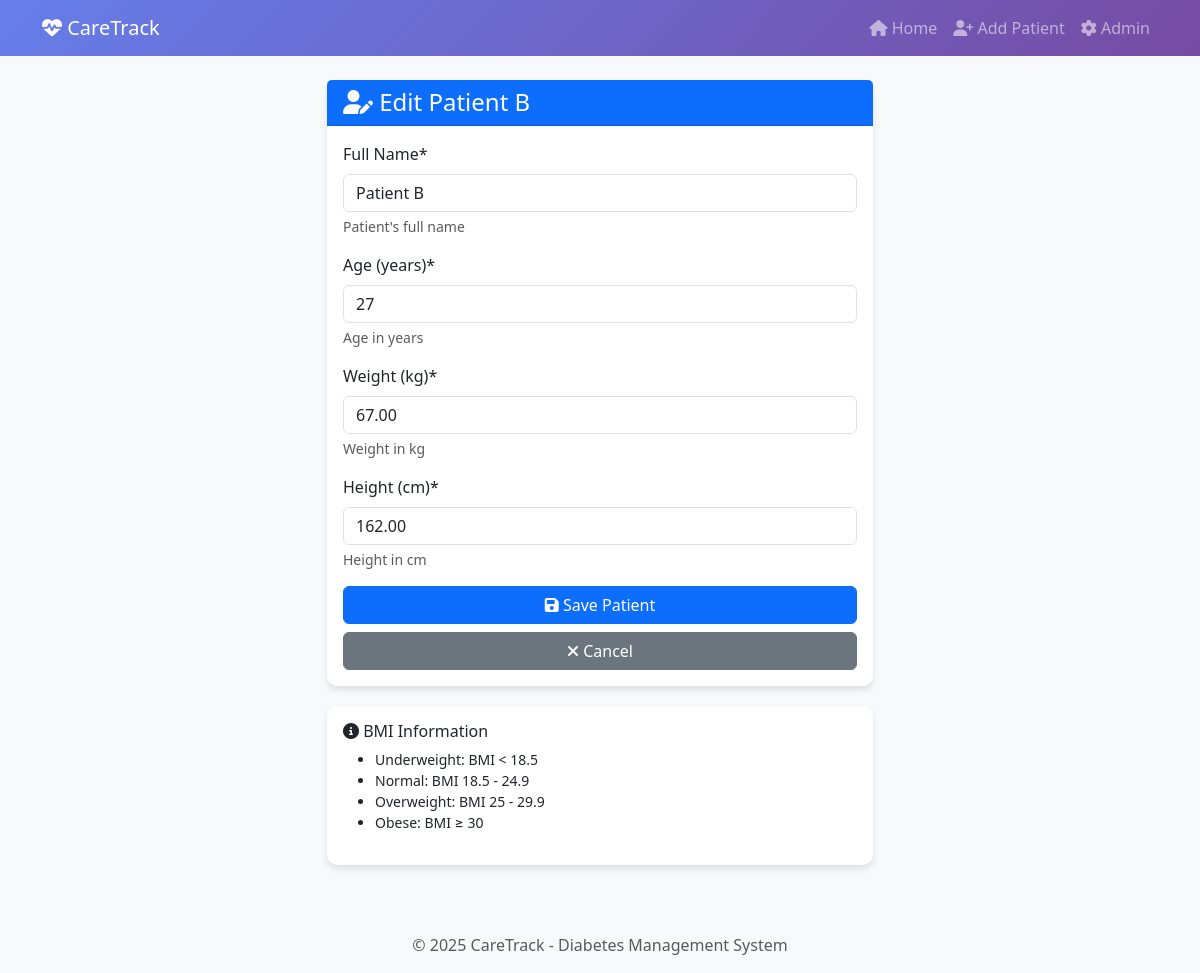
/patient/2/edit/, run on the app's committed database.
### app/models.py (models this page shows, shortened)
class Patient(models.Model):
    name = models.CharField(max_length=100, help_text="Patient's full name")
    age = models.PositiveIntegerField(
        validators=[MinValueValidator(1), MaxValueValidator(120)],
        help_text="Age in years"
    )
    weight = models.DecimalField(
        max_digits=5,      # Total digits (e.g., 150.5 = 4 digits)
        decimal_places=2,  # Digits after decimal
        help_text="Weight in kg"
    )
    height = models.DecimalField(
        max_digits=5,
        decimal_places=2,
        help_text="Height in cm"
    )
    bmi = models.DecimalField(
        max_digits=4,
        decimal_places=2,
        blank=True,  # Can be empty initially
        null=True,   # Can be NULL in database
        help_text="Body Mass Index (calculated automatically)"
    )
    created_at = models.DateTimeField(auto_now_add=True)  # Set once when created
    updated_at = models.DateTimeField(auto_now=True)      # Updates every time we save
    def save(self, *args, **kwargs):
        """Override save to calculate BMI before saving"""
        self.calculate_bmi()
        super().save(*args, **kwargs)
    class Meta:
        ordering = ['-created_at']  # Newest first

### app/views.py (the view)
# urls.py: path('patient/<int:pk>/edit/', views.edit_patient, name='edit_patient'),
def edit_patient(request, pk):
    patient = get_object_or_404(Patient, pk=pk)
    if request.method == 'POST':
        form = PatientForm(request.POST, instance=patient)
        if form.is_valid():
            form.save()
            messages.success(request, f'Patient {patient.name} updated successfully!')
            return redirect('app:patient_detail', pk=patient.pk)
    else:
        form = PatientForm(instance=patient)
    context = {
        'form': form,
        'title': f'Edit {patient.name}',
        'patient': patient,
    }
    return render(request, 'app/patient_form.html', context)

### app/templates/app/patient_form.html (shortened to what this page needs)
{% extends 'app/base.html' %}
{% load crispy_forms_tags %}
{% block content %}
<div class="row justify-content-center">
    <div class="col-md-6">
        <div class="card">
            <div class="card-header bg-primary text-white">
                <h4 class="mb-0"><i class="fas fa-user-edit"></i> {{ title }}</h4>
            </div>
            <div class="card-body">
                <form method="post">
                    {{ form|crispy }}
                    <div class="d-grid gap-2 mt-3">
                        <button type="submit" class="btn btn-primary">
                            <i class="fas fa-save"></i> Save Patient
                        </button>
                        <a href="{% url 'app:home' %}" class="btn btn-secondary">
                            <i class="fas fa-times"></i> Cancel
                        </a>
                    </div>
                </form>
            </div>
        </div>
        <div class="card mt-3">
            <div class="card-body">
                <h6><i class="fas fa-info-circle"></i> BMI Information</h6>
                <ul class="small">
                    <li>Underweight: BMI &lt; 18.5</li>
                    <li>Normal: BMI 18.5 - 24.9</li>
                    <li>Overweight: BMI 25 - 29.9</li>
                    <li>Obese: BMI ≥ 30</li>
                </ul>
            </div>
        </div>
    </div>
</div>
{% endblock %}

### app/templates/app/base.html (style rules this page uses)
body { background-color: #f8f9fa; }
.card { box-shadow: 0 4px 6px rgba(0,0,0,0.1); border: none; border-radius: 10px; margin-bottom: 20px; }

### data on the page
Patient: name "Patient B", age "27", weight "67.00", height "162.00"

### other printed values
{{ title }} "Edit Patient B"
